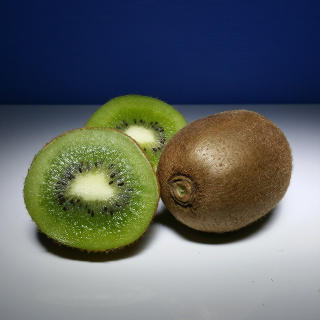
#> input picture GUI/KIVY/virt/share/kivy-examples/canvas/kiwi.jpg, 320 x 320 px
$ python main.py --file ../../GUI/KIVY/virt/share/kivy-examples/canvas/kiwi.jpg
#> lines starting #> are read from the running program, lines starting #| are printed output that depends on the picture
from PIL import Image
import numpy as np
import argparse

# Levels of gray
gray_scale1 = "$@B%8&WM#*oahkbdpqwmZO0QLCJUYXzcvunxrjft/\|()1{}[]?-_+~i!lI;:,\"^`. "
gray_scale2 = "@%#*+=-:. "


# Gray 1 - 100
def getGray(image):
    img = np.array(image)
    w, h = img.shape
    return np.average(img.reshape(w*h))


def jpg_to_ascii(filename, cols, scale, more_levels):

#> called with cols = 80, scale = 0.43, more_levels = False
    global gray_scale1, gray_scale2

    # Import image and make it black and white, image -> 2d np array
    image = Image.open(filename).convert("L")
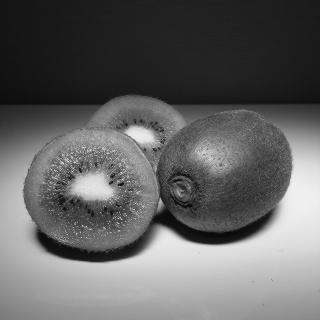
#> image: PIL image 320x320 L; min 2, max 248, mean 99.9

    # Img dimensions
    width, height = image.size[0], image.size[1]
#> width = 320; height = 320
    print("Width: {} Height: ".format(width, height))
#| Width: 320 Height:

    # Tiles
    width_tile = width/cols
#> width_tile = 4
    height_tile = width_tile/scale
#> height_tile = 9.3
    rows = int(height/height_tile)
#> rows = 34
    print("Cols: {} Rows: {} Tiles dimensions: {}x{}".format(
        cols, rows, width_tile, height_tile))
#| Cols: 80 Rows: 34 Tiles dimensions: 4.0x9.30232558139535

    # Is image too small?
    if cols > width or rows > height:
        print("Image is too small!")
        exit(0)

    # Generate a list of dimensions
    ascii_img = []
    for i in range(rows):
        y1 = int(i*height_tile)
        y2 = int((i+1)*height_tile)
        if i == rows-1:
            y2 = height
        ascii_img.append("")
        for j in range(cols):
            x1 = int(j*width_tile)
            x2 = int((j+1)*width_tile)
            if j == cols-1:
                x2 = width

            # Get average gray level
            img = image.crop((x1, y1, x2, y2))
            avg = int(getGray(img))

            # Get Symbols
            if more_levels:
                gsval = gray_scale1[int((avg*69)/255)]
            else:
                gsval = gray_scale2[int((avg*9)/255)]

            ascii_img[i] += gsval

    return ascii_img


def main():
    # Create Parser
    parser = argparse.ArgumentParser(description="JPG to ASCII")
    parser.add_argument('--file', dest='imgFile', required=True)
    parser.add_argument('--scale', dest='scale', required=False)
    parser.add_argument('--out', dest='outFile', required=False)
    parser.add_argument('--cols', dest='cols', required=False)
    parser.add_argument('--morelevels', dest='moreLevels', action='store_true')

    args = parser.parse_args()
    imgFile = args.imgFile

    outFile = "drawing.txt"
    if args.outFile:
        outFile = args.outFile

    scale = 0.43
    if args.scale:
        scale = float(args.scale)
    cols = 80
    if args.cols:
        cols = int(args.cols)
    print("Loading...")

    # <3
    ascii_img = jpg_to_ascii(imgFile, cols, scale, args.moreLevels)

    # Import drawing to file
    f = open(outFile, 'w')
    for row in ascii_img:
        f.write(row + "\n")
#> this loop made 34 passes
    f.close()


if __name__ == '__main__':
    main()
